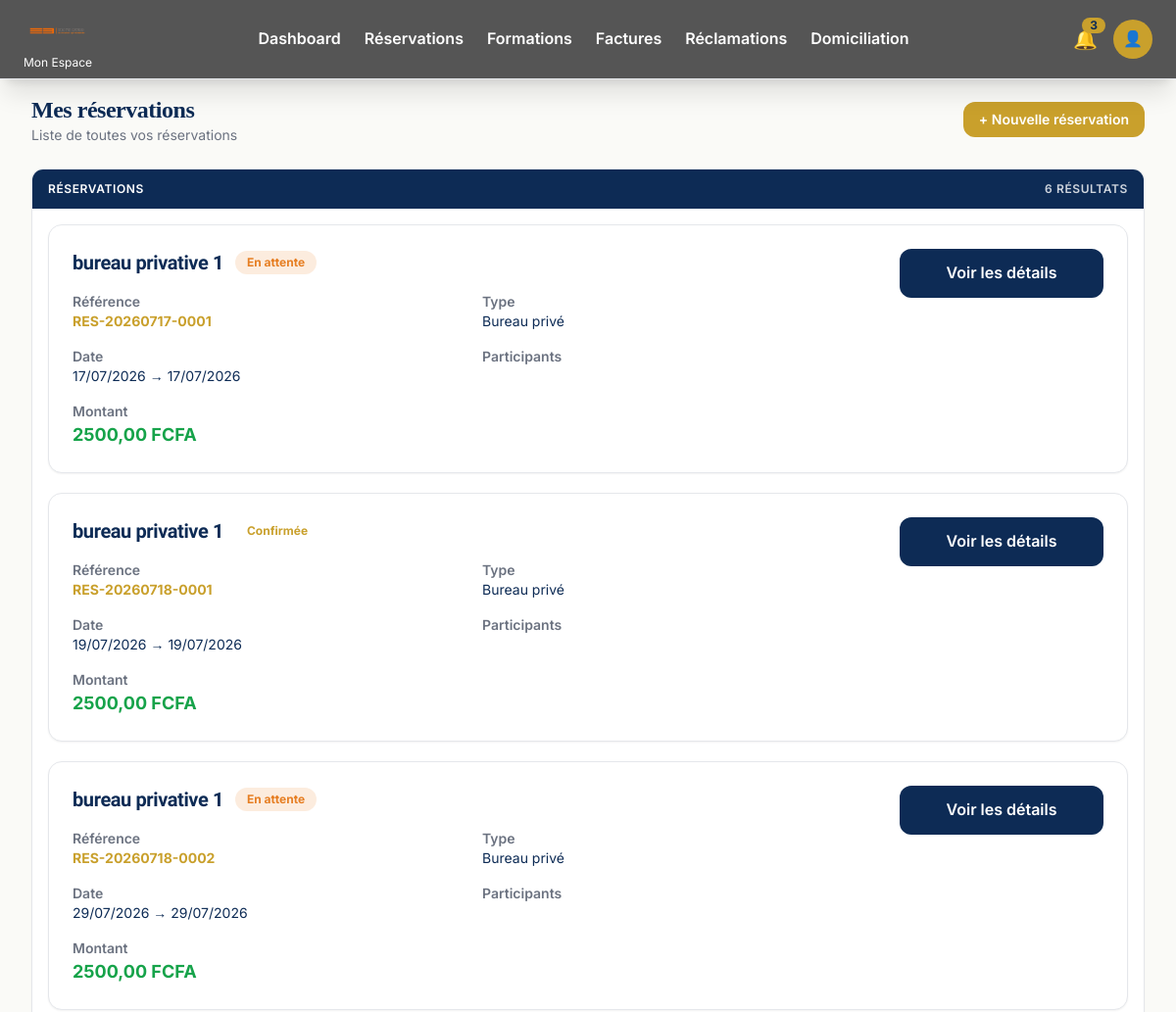
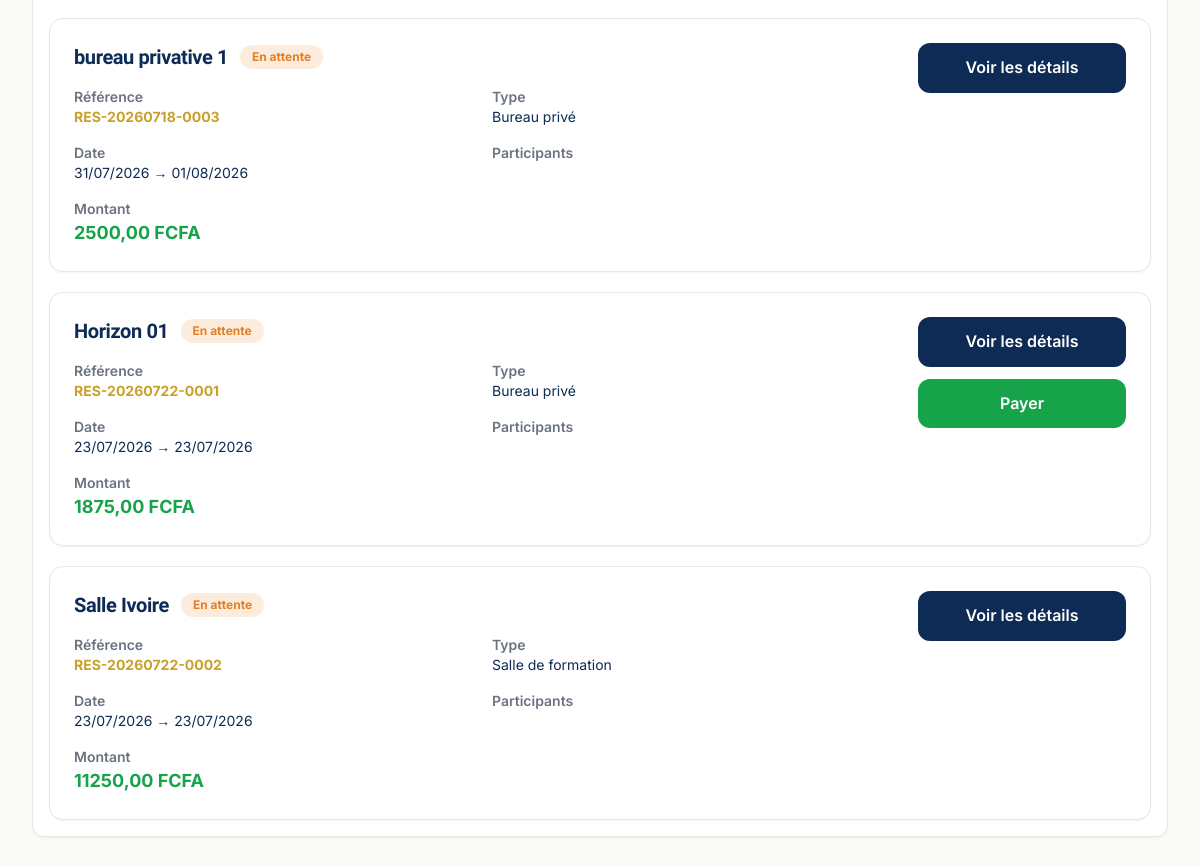
Screenshot of /reservation/reservations/ (signed in) with the database file from the repository (2 pictures, top to bottom).
### reservation/models.py (models this page shows, shortened)
class Reservation(models.Model):
    id = models.UUIDField(primary_key=True, default=uuid.uuid4, editable=False)
    reservation_number = models.CharField(max_length=64, unique=True, db_index=True)
    utilisateur = models.ForeignKey(
        settings.AUTH_USER_MODEL,
        on_delete=models.CASCADE,
        related_name="reservation_items",
    )
    entreprise = models.ForeignKey(
        "accounts.Company",
        on_delete=models.SET_NULL,
        null=True,
        blank=True,
        related_name="reservations",
    )
    espace = models.ForeignKey(
        Workspace,
        on_delete=models.PROTECT,
        related_name="reservations",
    )
    type_reservation = models.CharField(
        max_length=50,
        choices=ReservationType.choices,
        db_index=True,
    )
    date_debut = models.DateField(db_index=True)
    date_fin = models.DateField(db_index=True)
    heure_debut = models.TimeField(null=True, blank=True)
    heure_fin = models.TimeField(null=True, blank=True)
    nombre_participants = models.PositiveIntegerField(default=1)
    duree_minutes = models.PositiveIntegerField(default=0)
    prix_unitaire = models.DecimalField(max_digits=14, decimal_places=2, default=Decimal("0"))
    remise = models.DecimalField(max_digits=14, decimal_places=2, default=Decimal("0"))
    taxes = models.DecimalField(max_digits=14, decimal_places=2, default=Decimal("0"))
    montant_total = models.DecimalField(max_digits=14, decimal_places=2, default=Decimal("0"))
    commentaire = models.TextField(blank=True, default="")
    statut = models.CharField(
        max_length=20,
        choices=ReservationStatus.choices,
        default=ReservationStatus.DRAFT,
        db_index=True,
    )
    created_at = models.DateTimeField(auto_now_add=True, db_index=True)
    updated_at = models.DateTimeField(auto_now=True)
    class Meta:
        verbose_name = "Reservation"
        verbose_name_plural = "Reservations"
        indexes = [
            models.Index(fields=["espace", "date_debut", "date_fin"]),
            models.Index(fields=["utilisateur", "statut"]),
            models.Index(fields=["entreprise", "statut"]),
        ]
        constraints = [
            UniqueConstraint(fields=["reservation_number"], name="reservation_reservation_number_unique"),
        ]

### coworking/models.py (models this page shows, shortened)
class TimeStampedModel(models.Model):
    created_at = models.DateTimeField(auto_now_add=True)
    updated_at = models.DateTimeField(auto_now=True)
    class Meta:
        abstract = True

class Workspace(TimeStampedModel):
    espace = models.ForeignKey(CoworkingSpace, on_delete=models.CASCADE, related_name="workspaces")
    categorie = models.ForeignKey(Category, on_delete=models.CASCADE, related_name="workspaces")
    nom = models.CharField(max_length=200)
    slug = models.SlugField(max_length=220)
    description = models.TextField(blank=True, default="")
    capacite = models.PositiveIntegerField()
    superficie = models.DecimalField(max_digits=10, decimal_places=2)
    etage = models.CharField(max_length=50, blank=True, default="")
    numero = models.CharField(max_length=50, blank=True, default="")
    prix_heure = models.DecimalField(max_digits=12, decimal_places=2)
    prix_demi_journee = models.DecimalField(max_digits=12, decimal_places=2)
    prix_journee = models.DecimalField(max_digits=12, decimal_places=2)
    prix_semaine = models.DecimalField(max_digits=12, decimal_places=2)
    prix_mois = models.DecimalField(max_digits=12, decimal_places=2)
    caution = models.DecimalField(max_digits=12, decimal_places=2)
    disponible = models.BooleanField(default=True)
    vedette = models.BooleanField(default=False)
    image_principale = models.ImageField(upload_to="coworking/workspaces/images/")
    class Meta:
        verbose_name = "Workspace"
        verbose_name_plural = "Workspaces"
        unique_together = (
            "espace",
            "slug",
        )

### reservation/views.py (the view)
# urls.py: path("reservations/", views.ReservationListView.as_view(), name="list"),
class ReservationListView(LoginRequiredMixin, View):
    def get(self, request: HttpRequest) -> HttpResponse:
        qs = Reservation.objects.select_related("espace", "utilisateur", "entreprise").all()
        reservation_filter = ReservationFilter(request.GET or None, queryset=qs)
        role = getattr(request.user, "role", None)
        if role in {"MEMBER", "TRAINER"}:
            reservation_filter.qs = reservation_filter.qs.filter(utilisateur=request.user)
        return render(
            request,
            "reservation/index.html",
            {"filter": reservation_filter, "reservations": reservation_filter.qs},
        )

### reservation/forms.py (called while the page is built)
    def clean(self):
        cleaned = super().clean()
        d1 = cleaned.get("date_debut")
        d2 = cleaned.get("date_fin")
        if d1 and d2 and d2 < d1:
            raise ValidationError("La période est invalide : la date de fin doit être >= date de début.")
        return cleaned

### templates/reservation/index.html (shortened to what this page needs)
{% extends 'dashboard/base_member.html' %}
{% load static %}
{% block content %}
<link rel="stylesheet" href="{% static 'css/member.css' %}">
<div class="max-w-7xl mx-auto px-4 sm:px-6 lg:px-8">
  <div class="flex items-center justify-between mb-6">
    <div>
      <h1 class="font-display text-2xl font-bold text-navy">Mes réservations</h1>
      <p class="text-sm text-gray-500">Liste de toutes vos réservations</p>
    </div>
    <a href="{% url 'reservation:create' %}"
       class="inline-flex items-center rounded-xl bg-gold px-4 py-2 text-sm font-semibold text-white hover:bg-gold/90 transition">
      + Nouvelle réservation
    </a>
  </div>
  <div class="rounded-xl border border-gray-200 bg-white shadow-sm overflow-hidden">
    <div class="px-4 py-3 bg-navy text-white text-xs font-semibold uppercase tracking-wider flex items-center justify-between">
      <span>Réservations</span>
      <span class="text-white/80">{{ reservations|length }} résultat{{ reservations|length|pluralize }}</span>
    </div>
    <div class="p-4">
      {% if reservations %}
          <div class="space-y-5">
              {% for r in reservations %}
                  {% include 'reservation/partials/reservation_card.html' %}
              {% endfor %}
          </div>
      {% else %}
        <div class="text-center py-10 text-gray-500">
          <p>Aucune réservation pour le moment.</p>
          <a href="{% url 'reservation:create' %}" class="mt-2 inline-block text-gold font-semibold hover:underline">Créer une réservation</a>
        </div>
      {% endif %}
    </div>
</div>
{% endblock %}

### templates/reservation/partials/reservation_card.html (shortened to what this page needs)
<div class="bg-white border border-gray-200 rounded-2xl shadow-sm hover:shadow-lg transition-all duration-300 p-6">
    <div class="flex flex-col lg:flex-row lg:justify-between lg:items-start gap-6">
        <div class="flex-1">
            <div class="flex items-center gap-3 mb-4">
                <h3 class="text-xl font-bold text-navy">
                    {{ r.espace.nom }}
                </h3>
                {% include 'reservation/partials/status_badge.html' with statut=r.statut %}
            </div>
            <div class="grid grid-cols-1 md:grid-cols-2 gap-4 text-sm">
                <div>
                    <span class="font-semibold text-gray-500">
                        Référence
                    </span><br>
                    <span class="text-gold font-bold">
                        {{ r.reservation_number }}
                    </span>
                </div>
                <div>
                    <span class="font-semibold text-gray-500">
                        Type
                    </span><br>
                    {{ r.get_type_reservation_display }}
                </div>
                <div>
                    <span class="font-semibold text-gray-500">
                        Date
                    </span><br>
                    {{ r.date_debut|date:"d/m/Y" }}
                    {% if r.date_fin %}
                        → {{ r.date_fin|date:"d/m/Y" }}
                    {% endif %}
                </div>
                <div>
                    <span class="font-semibold text-gray-500">
                        Participants
                    </span><br>
                </div>
                <div>
                    <span class="font-semibold text-gray-500">
                        Montant
                    </span><br>
                    <span class="text-lg font-bold text-green-600">
                        {{ r.montant_total }} FCFA
                    </span>
                </div>
            </div>
        </div>
        <div class="flex flex-col gap-3 w-full lg:w-52">
            <a href="{% url 'reservation:detail' r.id %}"
               class="w-full rounded-xl bg-navy text-white text-center py-3 font-semibold hover:opacity-90 transition">
                Voir les détails
            </a>
            {% if r.statut == "awaiting_payment" %}
            <a href="{% url 'paiement:index' %}?reservation_id={{ r.id }}&amount={{ r.montant_total|floatformat:0 }}&description={{ r.reservation_number }}"
               class="w-full rounded-xl bg-green-600 text-white text-center py-3 font-semibold hover:bg-green-700 transition">
                Payer
            </a>
            {% endif %}
        </div>
    </div>
</div>

### templates/reservation/partials/status_badge.html
{% if statut == 'confirmed' %}
  <span class="inline-flex items-center rounded-full bg-green/15 text-green px-3 py-1 text-xs font-bold">Confirmée</span>
{% elif statut == 'canceled' %}
  <span class="inline-flex items-center rounded-full bg-red/15 text-red px-3 py-1 text-xs font-bold">Annulée</span>
{% elif statut == 'in_progress' %}
  <span class="inline-flex items-center rounded-full bg-blue/15 text-blue px-3 py-1 text-xs font-bold">En cours</span>
{% elif statut == 'finished' %}
  <span class="inline-flex items-center rounded-full bg-gray/15 text-gray px-3 py-1 text-xs font-bold">Terminée</span>
{% elif statut == 'expired' %}
  <span class="inline-flex items-center rounded-full bg-orange/15 text-orange px-3 py-1 text-xs font-bold">Expirée</span>
{% elif statut == 'refused' %}
  <span class="inline-flex items-center rounded-full bg-red/15 text-red px-3 py-1 text-xs font-bold">Refusée</span>
{% else %}
  <span class="inline-flex items-center rounded-full bg-orange/15 text-orange px-3 py-1 text-xs font-bold">En attente</span>
{% endif %}

### static/css/style.css (style rules this page uses)
:root { --orange: #FF8000; --dark: #000000; --gold: #C9A02C; --cream: #FAFAF7; --gray: #6B7280; --gray-light: #D1D5DB; --gray-bg: #F3F4F6; --border: rgba(0,0,0,.12); --shadow: 0 10px 30px rgba(0,0,0,.08); --shadow-hover: 0 20px 50px rgba(0,0,0,.15); }
* { margin:0; padding:0; box-sizing:border-box; }
body { font-family:"Inter","DM Sans",Arial,sans-serif; background:var(--cream); color:var(--dark); }
h1,h2,h3,h4 { font-family:"Playfair Display",Georgia,serif; font-weight:700; color:var(--dark); }
a { text-decoration:none; transition:.3s ease; }
.text-center { text-align:center; }
.flex { display:flex; }

### static/css/home.css (style rules this page uses)
:root { --orange: #FF8000; --dark: #000000; --gold: #C9A02C; --cream: #FAFAF7; --gray: #6B7280; --gray-light: #D1D5DB; --border: rgba(0, 0, 0, 0.15); --shadow: 0 10px 30px rgba(0, 0, 0, 0.10); --shadow-hover: 0 20px 50px rgba(0, 0, 0, 0.18); }
body { font-family: Inter, sans-serif; background: var(--cream); color: #000000; }
h1, h2, h3 { font-family: Sora, sans-serif; color: var(--dark); letter-spacing: -0.02em; }
html { scroll-behavior: smooth; }
.rounded-2xl, .rounded-\[1\.6rem\], .rounded-\[2rem\] { border-radius:14px !important; background:#ffffff; border:1px solid var(--border); box-shadow:var(--shadow); transition:all .25s ease; }
.text-green { color:var(--gold); }
.text-orange { color:var(--orange); }

### static/css/member.css (style rules this page uses)
:root { --primary-color: #000000; --secondary-color: #16213e; --accent-color: #FF8000; --success-color: #27ae60; --warning-color: #f39c12; --danger-color: #e74c3c; --info-color: #3498db; --light-bg: #f8f9fa; --lighter-bg: #f0f2f5; --border-color: #e0e0e0; --text-dark: #000000; --text-light: #666; --text-lighter: #999; --shadow-sm: 0 2px 4px rgba(0, 0, 0, 0.1); --shadow-md: 0 4px 12px rgba(0, 0, 0, 0.15); --shadow-lg: 0 8px 24px rgba(0, 0, 0, 0.2); --transition: all 0.3s ease; }
* { margin: 0; padding: 0; box-sizing: border-box; }
html { scroll-behavior: smooth; }
body { font-family: 'Segoe UI', Tahoma, Geneva, Verdana, sans-serif; color: var(--text-dark); background-color: var(--light-bg); line-height: 1.6; }
:root { --elite-navy: #000000; --elite-orange: #FF8000; --elite-bg: #FAFAF7; --elite-green: #0B6B39; --elite-red: #C0392B; --elite-orange: #FF8000; --white: #ffffff; --text-dark: #000000; --text-light: #64748B; --border: #E5E7EB; --shadow: 0 10px 30px rgba(0, 0, 0, 0.08); }
body { background: var(--elite-bg); font-family: "Inter", "DM Sans", sans-serif; color: var(--text-dark); }

### rows the page displays
Reservation: espace.nom "bureau privative 1", statut "En attente", reservation_number "RES-20260717-0001", type_reservation "Bureau privé", date_debut "17/07/2026", date_fin "17/07/2026", montant_total "2500,00"
Reservation: espace.nom "bureau privative 1", statut "Confirmée", reservation_number "RES-20260718-0001", type_reservation "Bureau privé", date_debut "19/07/2026", date_fin "19/07/2026", montant_total "2500,00"
Reservation: espace.nom "bureau privative 1", statut "En attente", reservation_number "RES-20260718-0002", type_reservation "Bureau privé", date_debut "29/07/2026", date_fin "29/07/2026", montant_total "2500,00"
Reservation: espace.nom "bureau privative 1", statut "En attente", reservation_number "RES-20260718-0003", type_reservation "Bureau privé", date_debut "31/07/2026", date_fin "01/08/2026", montant_total "2500,00"
Reservation: espace.nom "Horizon 01", statut "En attente", reservation_number "RES-20260722-0001", type_reservation "Bureau privé", date_debut "23/07/2026", date_fin "23/07/2026", montant_total "1875,00"
Reservation: espace.nom "Salle Ivoire", statut "En attente", reservation_number "RES-20260722-0002", type_reservation "Salle de formation", date_debut "23/07/2026", date_fin "23/07/2026", montant_total "11250,00"

### other values shown
{{ reservations|length }} "6"
